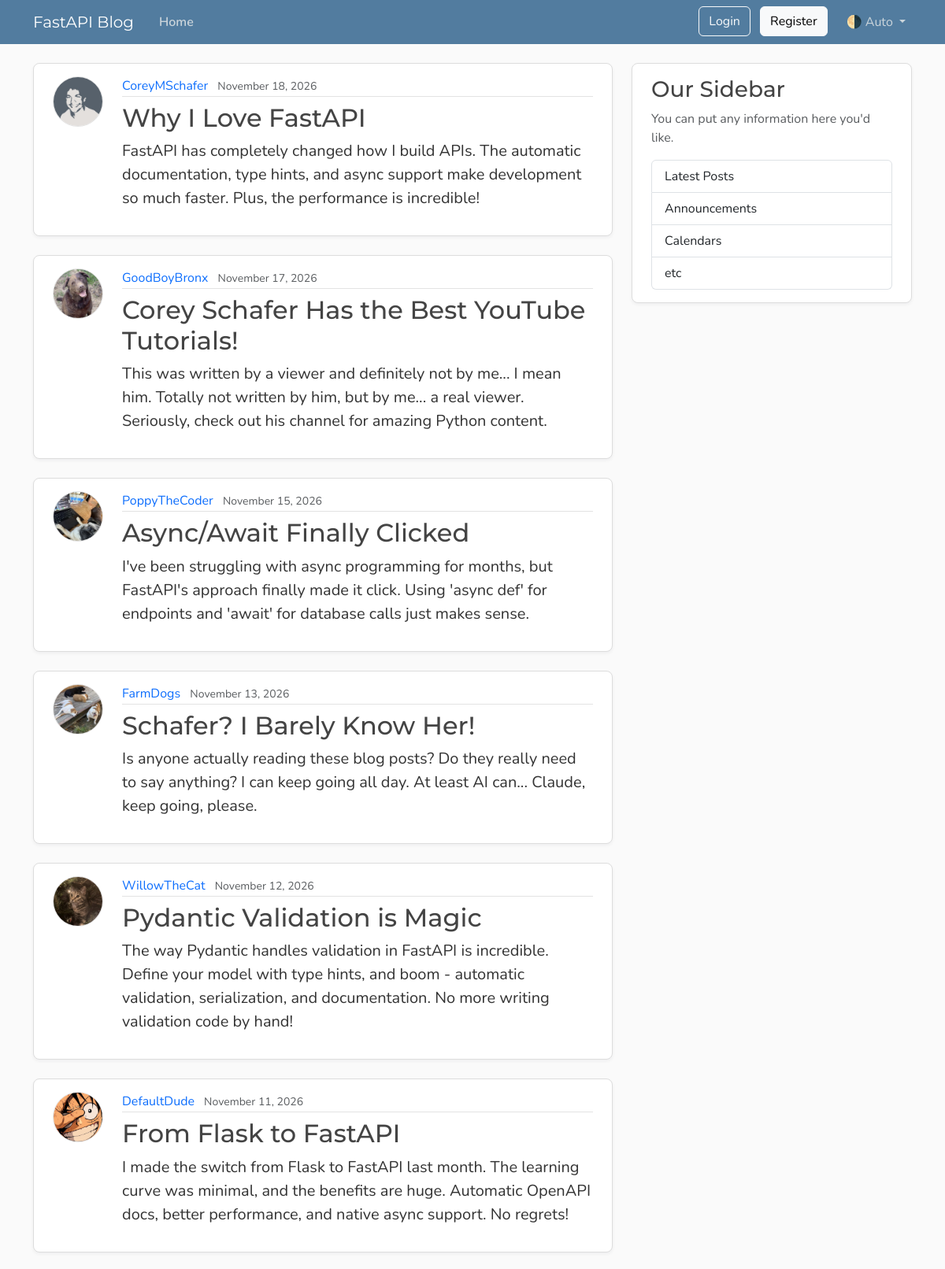
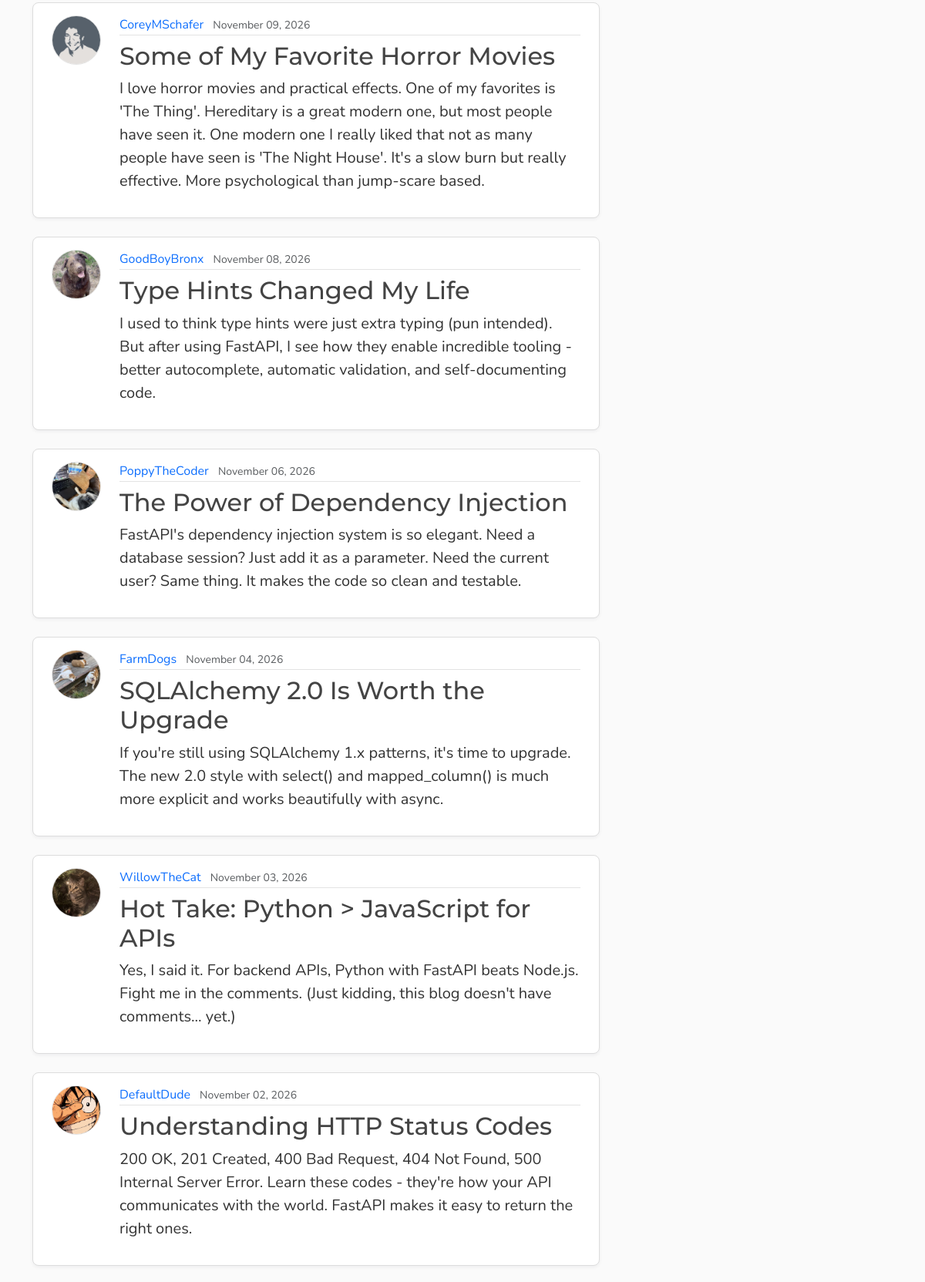
The page /posts (upper part) on the database its author committed (2 pictures, top to bottom).
### models.py (models this page shows, shortened)
class Post(Base):
    __tablename__ = "posts"
    id: Mapped[int] = mapped_column(Integer, primary_key=True, index=True)
    title: Mapped[str] = mapped_column(String(100), nullable=False)
    content: Mapped[str] = mapped_column(Text, nullable=False)
    user_id: Mapped[int] = mapped_column(
        ForeignKey("users.id"),
        nullable=False,
        index=True,
    )
    date_posted: Mapped[datetime] = mapped_column(
        DateTime(timezone=True),
        default=lambda: datetime.now(UTC),
    )
    author: Mapped[User] = relationship(back_populates="posts")

class User(Base):
    __tablename__ = "users"
    id: Mapped[int] = mapped_column(Integer, primary_key=True, index=True)
    username: Mapped[str] = mapped_column(String(50), unique=True, nullable=False)
    email: Mapped[str] = mapped_column(String(120), unique=True, nullable=False)
    password_hash: Mapped[str] = mapped_column(String(200), nullable=False)
    image_file: Mapped[str | None] = mapped_column(
        String(200),
        nullable=True,
        default=None,
    )
    posts: Mapped[list[Post]] = relationship(
        back_populates="author",
        cascade="all, delete-orphan",
    )

### main.py (the view)
@app.get("/", include_in_schema=False, name="home")
@app.get("/posts", include_in_schema=False, name="posts")
async def home(request: Request, db: Annotated[AsyncSession, Depends(get_db)]):
    result = await db.execute(
        select(models.Post)
        .options(selectinload(models.Post.author))
        .order_by(models.Post.date_posted.desc()),
    )
    posts = result.scalars().all()
    return templates.TemplateResponse(
        request,
        "home.html",
        {"posts": posts, "title": "Home"},
    )

### templates/home.html
  {% extends "layout.html" %}
  {% block content %}
    {% for post in posts %}
      <article class="content-section py-3 px-4 mb-4">
        <div class="d-flex align-items-start gap-4">
          <img class="rounded-circle article-img flex-shrink-0"
     src="{{ post.author.image_path }}"
     alt="{{ post.author.username }}'s profile picture"
     width="64"
     height="64"
     loading="lazy">
          <div class="flex-grow-1">
            <div class="article-metadata mb-2">
              <a class="me-2" href="{{ url_for('user_posts', user_id=post.author.id) }}">{{ post.author.username }}</a>
              <small class="text-body-secondary">{{ post.date_posted.strftime('%B %d, %Y') }}</small>
            </div>
            <h2>
              <a class="article-title"
                href="{{ url_for('post_page', post_id=post.id) }}">{{ post.title }}</a>
            </h2>
            <p class="article-content">{{ post.content }}</p>
          </div>
        </div>
      </article>
    {% endfor %}
  {% endblock content %}

### static/css/main.css (style rules this page uses)
:root { --font-heading: "Montserrat", system-ui, -apple-system, BlinkMacSystemFont, sans-serif; --font-body: "Nunito", system-ui, -apple-system, BlinkMacSystemFont, sans-serif; --color-bg-body: #fafafa; --color-bg-content: #ffffff; --color-text-primary: #333333; --color-text-heading: #444444; --color-steel: #527c9f; --color-nav-link: #cbd5db; --color-nav-link-hover: #ffffff; --color-link-hover: #428bca; --color-border: #dddddd; --color-border-light: #e3e3e3; --spacing-xl: 5rem; --article-img-size: 4rem; --account-img-size: 7.813rem; }
body { font-family: var(--font-body); background: var(--color-bg-body); color: var(--color-text-primary); }
h1, h2, h3, h4, h5, h6 { font-family: var(--font-heading); color: var(--color-text-heading); }
a { text-decoration: none; }
.content-section { background: var(--color-bg-content); border: 1px solid var(--color-border); border-radius: 0.5rem; box-shadow: 0 2px 4px rgba(15, 23, 42, 0.05); transition: box-shadow 0.15s ease, transform 0.15s ease, border-color 0.15s ease; }
.article-title { color: var(--color-text-heading); transition: color 0.2s ease-in-out; }
.article-content { white-space: pre-line; font-size: 1.25rem; }
.article-img { height: var(--article-img-size); width: var(--article-img-size); flex-shrink: 0; object-fit: cover; border: 1px solid var(--color-border-light); box-shadow: 0 0 0 2px var(--color-bg-content); }
.article-metadata { padding-bottom: 0.063rem; border-bottom: 1px solid var(--color-border-light); }
.article-metadata a { transition: color 0.2s ease-in-out; }

### rows shown on the page
Post: author.image_path (picture), author.username "CoreyMSchafer", date_posted "November 18, 2026", title "Why I Love FastAPI", content "FastAPI has completely changed how I build APIs. The automatic documentation, type hints, and async support make development so much faster. Plus, the performance is incredible!"
Post: author.image_path (picture), author.username "GoodBoyBronx", date_posted "November 17, 2026", title "Corey Schafer Has the Best YouTube Tutorials!", content "This was written by a viewer and definitely not by me... I mean him. Totally not written by him, but by me... a real viewer. Seriously, check out his channel for amazing Python content."
Post: author.image_path (picture), author.username "PoppyTheCoder", date_posted "November 15, 2026", title "Async/Await Finally Clicked", content "I've been struggling with async programming for months, but FastAPI's approach finally made it click. Using 'async def' for endpoints and 'await' for database calls just makes sense."
Post: author.image_path (picture), author.username "FarmDogs", date_posted "November 13, 2026", title "Schafer? I Barely Know Her!", content "Is anyone actually reading these blog posts? Do they really need to say anything? I can keep going all day. At least AI can... Claude, keep going, please."
Post: author.image_path (picture), author.username "WillowTheCat", date_posted "November 12, 2026", title "Pydantic Validation is Magic", content "The way Pydantic handles validation in FastAPI is incredible. Define your model with type hints, and boom - automatic validation, serialization, and documentation. No more writing validation code by hand!"
Post: author.username "DefaultDude", date_posted "November 11, 2026", title "From Flask to FastAPI", content "I made the switch from Flask to FastAPI last month. The learning curve was minimal, and the benefits are huge. Automatic OpenAPI docs, better performance, and native async support. No regrets!"
Post: author.image_path (picture), author.username "CoreyMSchafer", date_posted "November 09, 2026", title "Some of My Favorite Horror Movies", content "I love horror movies and practical effects. One of my favorites is 'The Thing'. Hereditary is a great modern one, but most people have seen it. One modern one I really liked that not as many people have seen is 'The Night House'. It's a slow burn but really effective. More psychological than jump-scare based."
Post: author.image_path (picture), author.username "GoodBoyBronx", date_posted "November 08, 2026", title "Type Hints Changed My Life", content "I used to think type hints were just extra typing (pun intended). But after using FastAPI, I see how they enable incredible tooling - better autocomplete, automatic validation, and self-documenting code."
Post: author.image_path (picture), author.username "PoppyTheCoder", date_posted "November 06, 2026", title "The Power of Dependency Injection", content "FastAPI's dependency injection system is so elegant. Need a database session? Just add it as a parameter. Need the current user? Same thing. It makes the code so clean and testable."
Post: author.image_path (picture), author.username "FarmDogs", date_posted "November 04, 2026", title "SQLAlchemy 2.0 Is Worth the Upgrade", content "If you're still using SQLAlchemy 1.x patterns, it's time to upgrade. The new 2.0 style with select() and mapped_column() is much more explicit and works beautifully with async."
Post: author.image_path (picture), author.username "WillowTheCat", date_posted "November 03, 2026", title "Hot Take: Python > JavaScript for APIs", content "Yes, I said it. For backend APIs, Python with FastAPI beats Node.js. Fight me in the comments. (Just kidding, this blog doesn't have comments... yet.)"
Post: author.username "DefaultDude", date_posted "November 02, 2026", title "Understanding HTTP Status Codes", content "200 OK, 201 Created, 400 Bad Request, 404 Not Found, 500 Internal Server Error. Learn these codes - they're how your API communicates with the world. FastAPI makes it easy to return the right ones."
